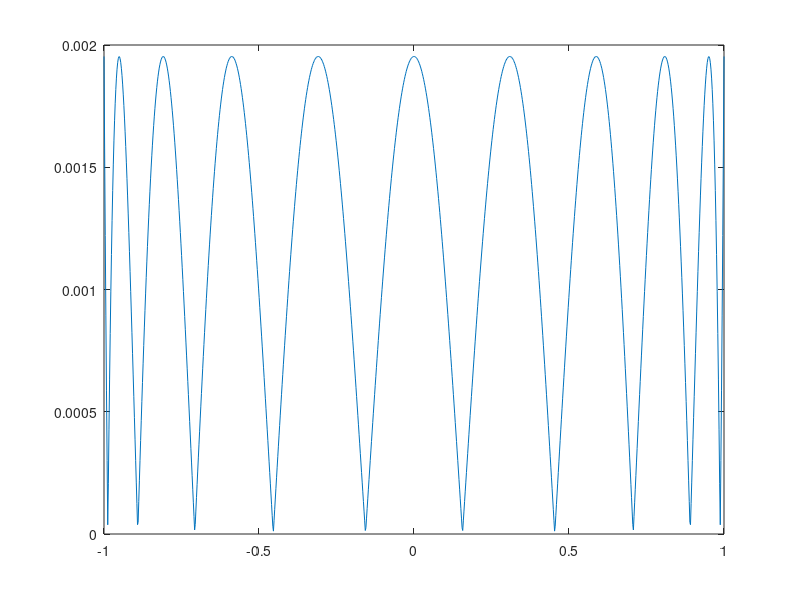

This figure's MATLAB source:
clear
clc
close all
n = 10;
a = -1;
b = 1;
nodi = cos((2.*[0:n-1] + 1)*pi./(2*(n-1)+2));

n_points = 1000;
f = @(x) prod(abs((x - nodi(1:n))));
grid = linspace(a,b,n_points);
f_y = zeros(n,1);

for i=1:n_points
    f_y(i) = f(grid(i));
end

plot(grid,f_y)